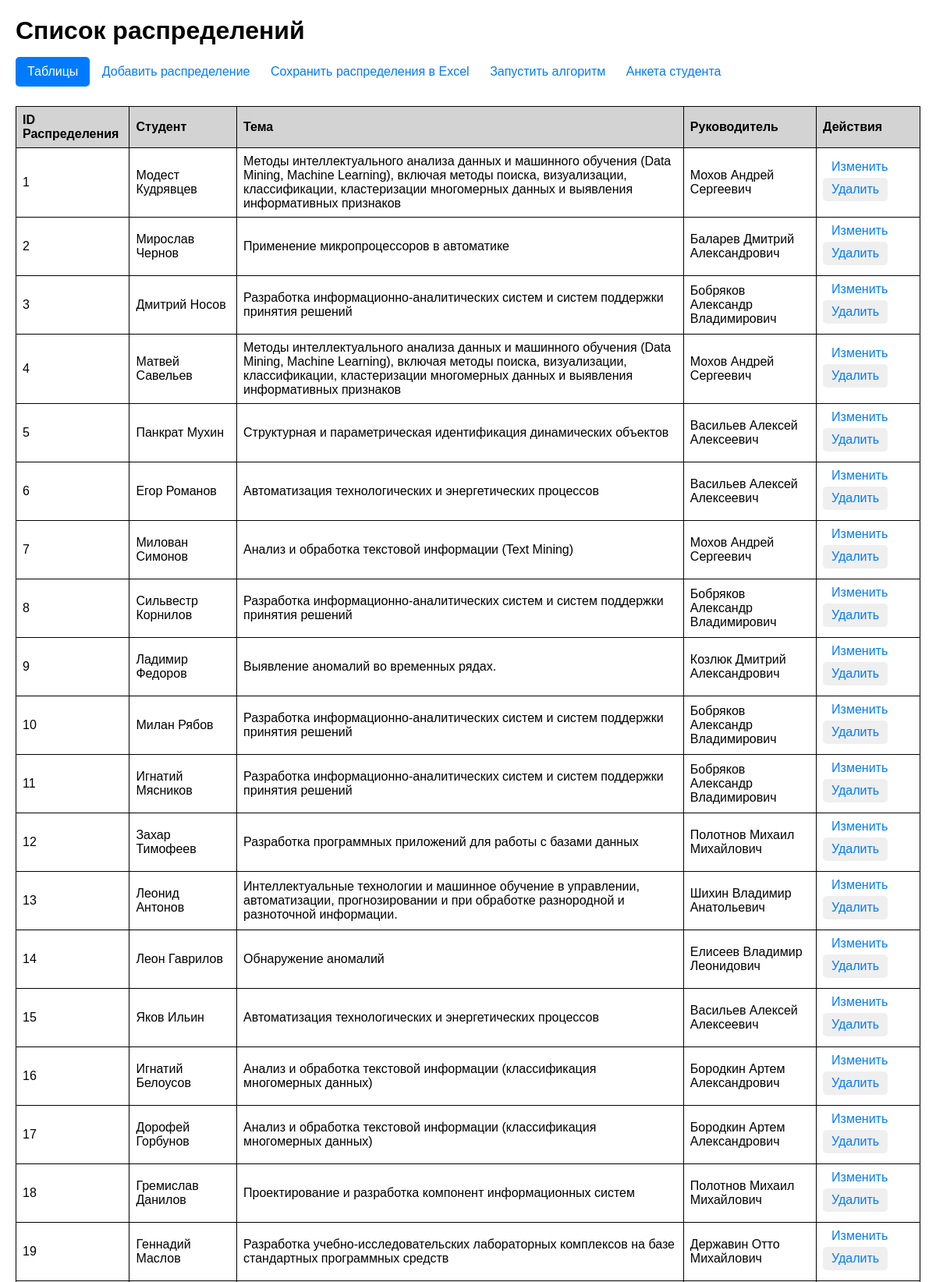
The page / (upper part) on the database its author committed.
### models.py (models this page shows)
class Distribution(Base):
    __tablename__ = 'distributions'
    distribution_id = Column(Integer, primary_key=True)
    student_id = Column(Integer, ForeignKey('students.student_id'), nullable=False)
    theme_id = Column(Integer, ForeignKey('themes.theme_id'), nullable=False)
    adviser_id = Column(Integer, ForeignKey('advisers.adviser_id'), nullable=False)
    interest_level = Column(Integer)
    student = relationship("Student", back_populates="distributions")
    theme = relationship("Theme", back_populates="distributions")
    adviser = relationship("Adviser", back_populates="distributions")

class Student(Base):
    __tablename__ = 'students'
    student_id = Column(Integer, primary_key=True)
    firstname = Column(String, nullable=False)
    lastname = Column(String, nullable=False)
    patronymic = Column(String, nullable=False)
    group_student = Column(String, nullable=False)
    grades = relationship("StudentSubjectGrade", back_populates="student")
    interests = relationship("StudentThemeInterest", back_populates="student")
    distributions = relationship("Distribution", back_populates="student")

class Theme(Base):
    __tablename__ = 'themes'
    theme_id = Column(Integer, primary_key=True)
    theme_name = Column(String, nullable=False)
    subject_importances = relationship("ThemeSubjectImportance", back_populates="theme")
    student_theme_interests = relationship("StudentThemeInterest", back_populates="theme")
    adviser_themes = relationship("AdviserTheme", back_populates="theme")
    distributions = relationship("Distribution", back_populates="theme")

class Adviser(Base):
    __tablename__ = 'advisers'
    adviser_id = Column(Integer, primary_key=True)
    firstname = Column(String, nullable=False)
    lastname = Column(String, nullable=False)
    patronymic = Column(String, nullable=False)
    number_of_places = Column(Integer, nullable=False)
    adviser_themes = relationship("AdviserTheme", back_populates="adviser")
    distributions = relationship("Distribution", back_populates="adviser")

### app.py (the view)
@app.route('/')
def index():
    with Session() as session:
        distributions = (session.query(Distribution).options(
            joinedload(Distribution.student),
            joinedload(Distribution.adviser),
            joinedload(Distribution.theme)).all()
        )
    return render_template('index.html', distributions=distributions)

### templates/index.html (shortened to what this page needs)
<!DOCTYPE html>
<html lang="en">
<head>
</head>
<body>
    <h1>Список распределений</h1>
        {% include 'dropdown_tables.html' %}
    <a href="{{ url_for('add_distribution') }}">Добавить распределение</a>
    <a href="{{ url_for('save') }}"> Сохранить распределения в Excel</a>
    <a href="{{url_for('run_main')}}">Запустить алгоритм</a>
    <a href="{{url_for('form_student')}}">Анкета студента </a>
    <table>
        <tr>
            <th>ID Распределения</th>
            <th>Студент</th>
            <th>Тема</th>
            <th>Руководитель</th>
            <th>Действия</th>
        </tr>
        {% for distribution in distributions %}
        <tr>
            <td>{{ distribution.distribution_id }}</td>
            <td>{{ distribution.student.firstname }} {{ distribution.student.lastname }}</td>
            <td>{{ distribution.theme.theme_name }}</td>
            <td>{{ distribution.adviser.firstname }} {{ distribution.adviser.lastname }} {{ distribution.adviser.patronymic }}</td>
            <td>
                <a href="{{ url_for('update_distribution', distribution_id=distribution.distribution_id) }}">Изменить</a>
                <button onclick="showDeleteConfirmationDistribution({{ distribution.distribution_id }}, '{{ distribution.student_id }}', '{{ distribution.theme_id }}', '{{ distribution.adviser_id }}')">Удалить</button>
            </td>
        </tr>
        {% endfor %}
    </table>
</body>
</html>

### templates/index.html (style rules this page uses)
body { font-family: Arial, sans-serif; margin: 20px; }
table { width: 100%; border-collapse: collapse; margin-top: 20px; }
th, td { border: 1px solid ; padding: 8px; text-align: left; }
th { background-color: lightgray; }
a,button { font-size: 16px; padding: 5px 10px; text-decoration: none; color: #007bff; border: 1px solid transparent; border-radius: 5px; transition: background-color 0.3s; margin-bottom: 5px; margin-top: 5px; }
h1 { margin-bottom: 10px; }

### rows shown on the page
Distribution: distribution_id "1", student.firstname "Модест", student.lastname "Кудрявцев", theme.theme_name "Методы интеллектуального анализа данных и машинного обучения (Data Mining, Machine Learning), включая методы поиска, визуализации, классификации, кластеризации многомерных данных и выявления информативных признаков", adviser.firstname "Мохов", adviser.lastname "Андрей", adviser.patronymic "Сергеевич"
Distribution: distribution_id "2", student.firstname "Мирослав", student.lastname "Чернов", theme.theme_name "Применение микропроцессоров в автоматике", adviser.firstname "Баларев", adviser.lastname "Дмитрий", adviser.patronymic "Александрович"
Distribution: distribution_id "3", student.firstname "Дмитрий", student.lastname "Носов", theme.theme_name "Разработка информационно-аналитических систем и систем поддержки принятия решений", adviser.firstname "Бобряков", adviser.lastname "Александр", adviser.patronymic "Владимирович"
Distribution: distribution_id "4", student.firstname "Матвей", student.lastname "Савельев", theme.theme_name "Методы интеллектуального анализа данных и машинного обучения (Data Mining, Machine Learning), включая методы поиска, визуализации, классификации, кластеризации многомерных данных и выявления информативных признаков", adviser.firstname "Мохов", adviser.lastname "Андрей", adviser.patronymic "Сергеевич"
Distribution: distribution_id "5", student.firstname "Панкрат", student.lastname "Мухин", theme.theme_name "Структурная и параметрическая идентификация динамических объектов", adviser.firstname "Васильев", adviser.lastname "Алексей", adviser.patronymic "Алексеевич"
Distribution: distribution_id "6", student.firstname "Егор", student.lastname "Романов", theme.theme_name "Автоматизация технологических и энергетических процессов", adviser.firstname "Васильев", adviser.lastname "Алексей", adviser.patronymic "Алексеевич"
Distribution: distribution_id "7", student.firstname "Милован", student.lastname "Симонов", theme.theme_name "Анализ и обработка текстовой информации (Text Mining)", adviser.firstname "Мохов", adviser.lastname "Андрей", adviser.patronymic "Сергеевич"
Distribution: distribution_id "8", student.firstname "Сильвестр", student.lastname "Корнилов", theme.theme_name "Разработка информационно-аналитических систем и систем поддержки принятия решений", adviser.firstname "Бобряков", adviser.lastname "Александр", adviser.patronymic "Владимирович"
Distribution: distribution_id "9", student.firstname "Ладимир", student.lastname "Федоров", theme.theme_name "Выявление аномалий во временных рядах.", adviser.firstname "Козлюк", adviser.lastname "Дмитрий", adviser.patronymic "Александрович"
Distribution: distribution_id "10", student.firstname "Милан", student.lastname "Рябов", theme.theme_name "Разработка информационно-аналитических систем и систем поддержки принятия решений", adviser.firstname "Бобряков", adviser.lastname "Александр", adviser.patronymic "Владимирович"
Distribution: distribution_id "11", student.firstname "Игнатий", student.lastname "Мясников", theme.theme_name "Разработка информационно-аналитических систем и систем поддержки принятия решений", adviser.firstname "Бобряков", adviser.lastname "Александр", adviser.patronymic "Владимирович"
Distribution: distribution_id "12", student.firstname "Захар", student.lastname "Тимофеев", theme.theme_name "Разработка программных приложений для работы с базами данных", adviser.firstname "Полотнов", adviser.lastname "Михаил", adviser.patronymic "Михайлович"
Distribution: distribution_id "13", student.firstname "Леонид", student.lastname "Антонов", theme.theme_name "Интеллектуальные технологии и машинное обучение в управлении, автоматизации, прогнозировании и при обработке разнородной и разноточной информации.", adviser.firstname "Шихин", adviser.lastname "Владимир", adviser.patronymic "Анатольевич"
Distribution: distribution_id "14", student.firstname "Леон", student.lastname "Гаврилов", theme.theme_name "Обнаружение аномалий", adviser.firstname "Елисеев", adviser.lastname "Владимир", adviser.patronymic "Леонидович"
Distribution: distribution_id "15", student.firstname "Яков", student.lastname "Ильин", theme.theme_name "Автоматизация технологических и энергетических процессов", adviser.firstname "Васильев", adviser.lastname "Алексей", adviser.patronymic "Алексеевич"
Distribution: distribution_id "16", student.firstname "Игнатий", student.lastname "Белоусов", theme.theme_name "Анализ и обработка текстовой информации (классификация многомерных данных)", adviser.firstname "Бородкин", adviser.lastname "Артем", adviser.patronymic "Александрович"
Distribution: distribution_id "17", student.firstname "Дорофей", student.lastname "Горбунов", theme.theme_name "Анализ и обработка текстовой информации (классификация многомерных данных)", adviser.firstname "Бородкин", adviser.lastname "Артем", adviser.patronymic "Александрович"
Distribution: distribution_id "18", student.firstname "Гремислав", student.lastname "Данилов", theme.theme_name "Проектирование и разработка компонент информационных систем", adviser.firstname "Полотнов", adviser.lastname "Михаил", adviser.patronymic "Михайлович"
Distribution: distribution_id "19", student.firstname "Геннадий", student.lastname "Маслов", theme.theme_name "Разработка учебно-исследовательских лабораторных комплексов на базе стандартных программных средств", adviser.firstname "Державин", adviser.lastname "Отто", adviser.patronymic "Михайлович"
